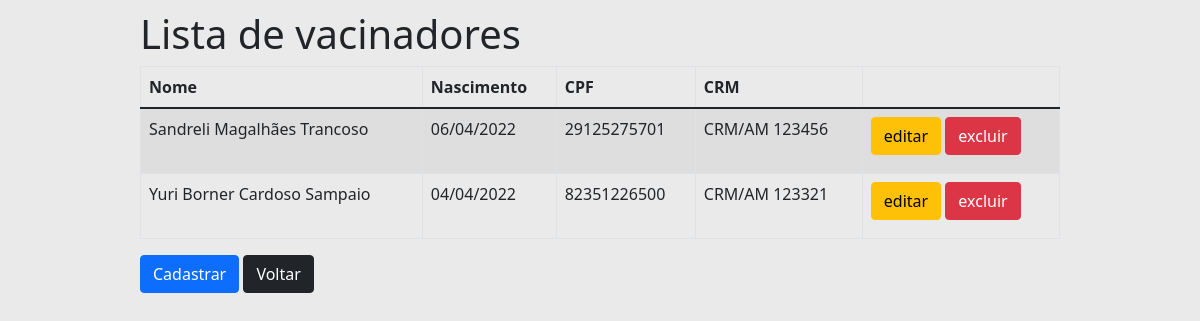
/vacinador, run on an earlier commit of the app's database.
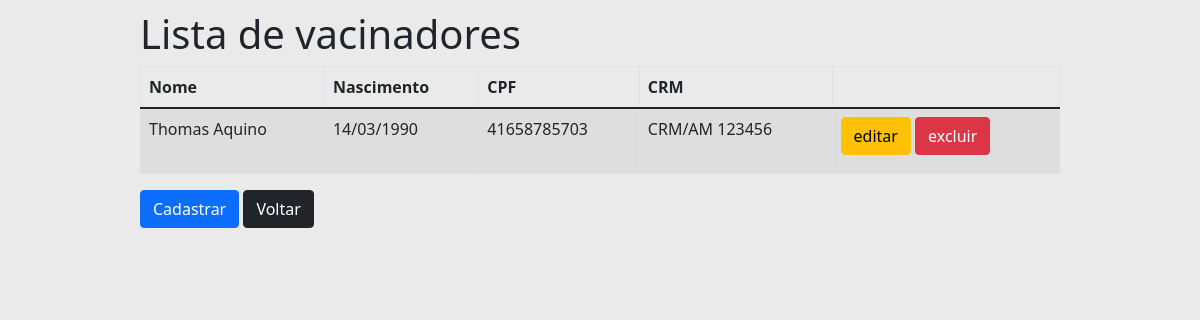
And on a later commit of the database.
### tables this page shows
CREATE TABLE "vacinador"(
    "crm" VARCHAR(13) PRIMARY KEY, 
    "cpf" VARCHAR(11) NOT NULL UNIQUE,
    "nome" VARCHAR(128) NOT NULL,
    "dtNascimento" DATE NOT NULL
      
);

### Pyvacina.py (the view)
@app.route('/vacinador')
def vacinador():
    lista = vacinador_dao.listar()
    return render_template('vacinador_lista.html', titulo="Lista de vacinadores", vacinadores=lista)

### DAO/daoVacinador.py (called while the page is built)
def traduz_vacinadores(vacinadores):
    def cria_vacinadores_com_tupla(tupla):
        vacinador = Vacinador(crm=tupla[0], cpf=tupla[1], nome=tupla[2], dtNascimento=tupla[3])
        vacinador.crmtemplate = tupla[0]
        return vacinador
    return list(map(cria_vacinadores_com_tupla, vacinadores))

    def listar(self):
        cursor = self.__db.cursor()
        cursor.execute(SQL_BUSCA_VACINADORES)
        vacinadores = traduz_vacinadores(cursor.fetchall())
        return vacinadores

### model.py (called while the page is built)
    @property
    def nome(self) -> str:
        return self.__nome

    @property
    def cpf(self) -> str:
        return self.__cpf

    @property
    def crm(self) -> str:
        return self.__crm

    @property
    def dtNascimento(self) -> datetime:
        return self.__dtNasciento

    @property
    def crmtemplate(self) -> str:
        return self.__crmtemplate

    @crmtemplate.setter
    def crmtemplate(self, param):
        txt = re.search("([A-Z|a-z]{3})([A-Z|a-z]{2})([0-9]{6})", param)
        txt = f"{txt.group(1)}/{txt.group(2)} {txt.group(3)}"
        self.__crmtemplate = txt

### templates/vacinador_lista.html
{% extends "templates.html" %}
{% block conteudo %}
<table class="table table-striped table-responsive table-bordered">
    <thead class="thead-default">
    <tr>
        <th>Nome</th>
        <th>Nascimento</th>
        <th>CPF</th>
        <th>CRM</th>
        <th></th>
    </tr>
    </thead>
    <tbody>
    {% for vacinador in vacinadores %}
    <tr>
        <td>{{ vacinador.nome }}</td>
        <td>{{ vacinador.dtNascimento.strftime('%d/%m/%Y') }}</td>
        <td>{{ vacinador.cpf }}</td>
        <td>{{ vacinador.crmtemplate }}</td>
        <td>
            <a href="{{ url_for('vacinador_editar', crm= vacinador.crm) }}" class="btn btn-warning">editar</a>
            <a href="{{ url_for('vacinador_excluir', crm= vacinador.crm) }}" class="btn btn-danger">excluir</a>
        </td>
    </tr>
    {% endfor %}
    </tbody>
</table>
    <a href="{{url_for('vacinador_novo')}}" class="btn btn-primary">Cadastrar</a>
    <a href="{{url_for('index')}}" class="btn btn-dark">Voltar</a>
{% endblock %}

What changed in the data, as far as the page shows it:
removed vacinador: nome "Yuri Borner Cardoso Sampaio", dtNascimento "04/04/2022", cpf "82351226500", crmtemplate "CRM/AM 123321"
changed vacinador: nome "Sandreli Magalhães Trancoso" → "Thomas Aquino"; dtNascimento "06/04/2022" → "14/03/1990"; cpf "29125275701" → "41658785703"
